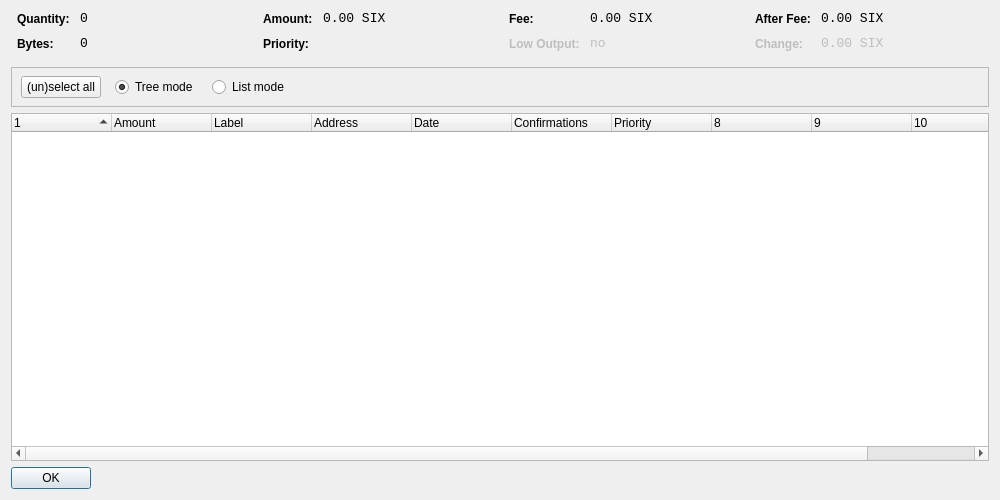
<?xml version="1.0" encoding="UTF-8"?>
<ui version="4.0">
 <class>CoinControlDialog</class>
 <widget class="QDialog" name="CoinControlDialog">
  <property name="geometry">
   <rect>
    <x>0</x>
    <y>0</y>
    <width>1000</width>
    <height>500</height>
   </rect>
  </property>
  <property name="windowTitle">
   <string>Coin Control</string>
  </property>
  <layout class="QVBoxLayout" name="verticalLayout">
   <item>
    <layout class="QHBoxLayout" name="horizontalLayoutTop" stretch="0,0,0,0">
     <property name="topMargin">
      <number>0</number>
     </property>
     <property name="bottomMargin">
      <number>10</number>
     </property>
     <item>
      <layout class="QFormLayout" name="formLayoutCoinControl1">
       <property name="horizontalSpacing">
        <number>10</number>
       </property>
       <property name="verticalSpacing">
        <number>10</number>
       </property>
       <property name="leftMargin">
        <number>6</number>
       </property>
       <property name="rightMargin">
        <number>6</number>
       </property>
       <item row="0" column="0">
        <widget class="QLabel" name="labelCoinControlQuantityText">
         <property name="styleSheet">
          <string notr="true">font-weight:bold;</string>
         </property>
         <property name="text">
          <string>Quantity:</string>
         </property>
        </widget>
       </item>
       <item row="0" column="1">
        <widget class="QLabel" name="labelCoinControlQuantity">
         <property name="font">
          <font>
           <family>Monospace</family>
           <pointsize>10</pointsize>
          </font>
         </property>
         <property name="cursor">
          <cursorShape>IBeamCursor</cursorShape>
         </property>
         <property name="contextMenuPolicy">
          <enum>Qt::ActionsContextMenu</enum>
         </property>
         <property name="text">
          <string notr="true">0</string>
         </property>
         <property name="textInteractionFlags">
          <set>Qt::LinksAccessibleByMouse|Qt::TextSelectableByKeyboard|Qt::TextSelectableByMouse</set>
         </property>
        </widget>
       </item>
       <item row="1" column="0">
        <widget class="QLabel" name="labelCoinControlBytesText">
         <property name="styleSheet">
          <string notr="true">font-weight:bold;</string>
         </property>
         <property name="text">
          <string>Bytes:</string>
         </property>
        </widget>
       </item>
       <item row="1" column="1">
        <widget class="QLabel" name="labelCoinControlBytes">
         <property name="font">
          <font>
           <family>Monospace</family>
           <pointsize>10</pointsize>
          </font>
         </property>
         <property name="cursor">
          <cursorShape>IBeamCursor</cursorShape>
         </property>
         <property name="contextMenuPolicy">
          <enum>Qt::ActionsContextMenu</enum>
         </property>
         <property name="text">
          <string notr="true">0</string>
         </property>
         <property name="textInteractionFlags">
          <set>Qt::LinksAccessibleByMouse|Qt::TextSelectableByKeyboard|Qt::TextSelectableByMouse</set>
         </property>
        </widget>
       </item>
      </layout>
     </item>
     <item>
      <layout class="QFormLayout" name="formLayoutCoinControl2">
       <property name="horizontalSpacing">
        <number>10</number>
       </property>
       <property name="verticalSpacing">
        <number>10</number>
       </property>
       <property name="leftMargin">
        <number>6</number>
       </property>
       <property name="rightMargin">
        <number>6</number>
       </property>
       <item row="0" column="0">
        <widget class="QLabel" name="labelCoinControlAmountText">
         <property name="styleSheet">
          <string notr="true">font-weight:bold;</string>
         </property>
         <property name="text">
          <string>Amount:</string>
         </property>
        </widget>
       </item>
       <item row="0" column="1">
        <widget class="QLabel" name="labelCoinControlAmount">
         <property name="font">
          <font>
           <family>Monospace</family>
           <pointsize>10</pointsize>
          </font>
         </property>
         <property name="cursor">
          <cursorShape>IBeamCursor</cursorShape>
         </property>
         <property name="contextMenuPolicy">
          <enum>Qt::ActionsContextMenu</enum>
         </property>
         <property name="text">
          <string notr="true">0.00 SIX</string>
         </property>
         <property name="textInteractionFlags">
          <set>Qt::LinksAccessibleByMouse|Qt::TextSelectableByKeyboard|Qt::TextSelectableByMouse</set>
         </property>
        </widget>
       </item>
       <item row="1" column="0">
        <widget class="QLabel" name="labelCoinControlPriorityText">
         <property name="styleSheet">
          <string notr="true">font-weight:bold;</string>
         </property>
         <property name="text">
          <string>Priority:</string>
         </property>
        </widget>
       </item>
       <item row="1" column="1">
        <widget class="QLabel" name="labelCoinControlPriority">
         <property name="font">
          <font>
           <family>Monospace</family>
           <pointsize>10</pointsize>
          </font>
         </property>
         <property name="cursor">
          <cursorShape>IBeamCursor</cursorShape>
         </property>
         <property name="contextMenuPolicy">
          <enum>Qt::ActionsContextMenu</enum>
         </property>
         <property name="text">
          <string/>
         </property>
         <property name="textInteractionFlags">
          <set>Qt::LinksAccessibleByMouse|Qt::TextSelectableByKeyboard|Qt::TextSelectableByMouse</set>
         </property>
        </widget>
       </item>
      </layout>
     </item>
     <item>
      <layout class="QFormLayout" name="formLayoutCoinControl3">
       <property name="horizontalSpacing">
        <number>10</number>
       </property>
       <property name="verticalSpacing">
        <number>10</number>
       </property>
       <property name="leftMargin">
        <number>6</number>
       </property>
       <property name="rightMargin">
        <number>6</number>
       </property>
       <item row="0" column="0">
        <widget class="QLabel" name="labelCoinControlFeeText">
         <property name="styleSheet">
          <string notr="true">font-weight:bold;</string>
         </property>
         <property name="text">
          <string>Fee:</string>
         </property>
        </widget>
       </item>
       <item row="0" column="1">
        <widget class="QLabel" name="labelCoinControlFee">
         <property name="font">
          <font>
           <family>Monospace</family>
           <pointsize>10</pointsize>
          </font>
         </property>
         <property name="cursor">
          <cursorShape>IBeamCursor</cursorShape>
         </property>
         <property name="contextMenuPolicy">
          <enum>Qt::ActionsContextMenu</enum>
         </property>
         <property name="text">
          <string notr="true">0.00 SIX</string>
         </property>
         <property name="textInteractionFlags">
          <set>Qt::LinksAccessibleByMouse|Qt::TextSelectableByKeyboard|Qt::TextSelectableByMouse</set>
         </property>
        </widget>
       </item>
       <item row="1" column="0">
        <widget class="QLabel" name="labelCoinControlLowOutputText">
         <property name="enabled">
          <bool>false</bool>
         </property>
         <property name="styleSheet">
          <string notr="true">font-weight:bold;</string>
         </property>
         <property name="text">
          <string>Low Output:</string>
         </property>
        </widget>
       </item>
       <item row="1" column="1">
        <widget class="QLabel" name="labelCoinControlLowOutput">
         <property name="enabled">
          <bool>false</bool>
         </property>
         <property name="font">
          <font>
           <family>Monospace</family>
           <pointsize>10</pointsize>
          </font>
         </property>
         <property name="cursor">
          <cursorShape>IBeamCursor</cursorShape>
         </property>
         <property name="contextMenuPolicy">
          <enum>Qt::ActionsContextMenu</enum>
         </property>
         <property name="text">
          <string notr="true">no</string>
         </property>
         <property name="textInteractionFlags">
          <set>Qt::LinksAccessibleByMouse|Qt::TextSelectableByKeyboard|Qt::TextSelectableByMouse</set>
         </property>
        </widget>
       </item>
      </layout>
     </item>
     <item>
      <layout class="QFormLayout" name="formLayoutCoinControl4">
       <property name="horizontalSpacing">
        <number>10</number>
       </property>
       <property name="verticalSpacing">
        <number>10</number>
       </property>
       <property name="leftMargin">
        <number>6</number>
       </property>
       <property name="rightMargin">
        <number>6</number>
       </property>
       <item row="0" column="0">
        <widget class="QLabel" name="labelCoinControlAfterFeeText">
         <property name="styleSheet">
          <string notr="true">font-weight:bold;</string>
         </property>
         <property name="text">
          <string>After Fee:</string>
         </property>
        </widget>
       </item>
       <item row="0" column="1">
        <widget class="QLabel" name="labelCoinControlAfterFee">
         <property name="font">
          <font>
           <family>Monospace</family>
           <pointsize>10</pointsize>
          </font>
         </property>
         <property name="cursor">
          <cursorShape>IBeamCursor</cursorShape>
         </property>
         <property name="contextMenuPolicy">
          <enum>Qt::ActionsContextMenu</enum>
         </property>
         <property name="text">
          <string notr="true">0.00 SIX</string>
         </property>
         <property name="textInteractionFlags">
          <set>Qt::LinksAccessibleByMouse|Qt::TextSelectableByKeyboard|Qt::TextSelectableByMouse</set>
         </property>
        </widget>
       </item>
       <item row="1" column="0">
        <widget class="QLabel" name="labelCoinControlChangeText">
         <property name="enabled">
          <bool>false</bool>
         </property>
         <property name="styleSheet">
          <string notr="true">font-weight:bold;</string>
         </property>
         <property name="text">
          <string>Change:</string>
         </property>
        </widget>
       </item>
       <item row="1" column="1">
        <widget class="QLabel" name="labelCoinControlChange">
         <property name="enabled">
          <bool>false</bool>
         </property>
         <property name="font">
          <font>
           <family>Monospace</family>
           <pointsize>10</pointsize>
          </font>
         </property>
         <property name="cursor">
          <cursorShape>IBeamCursor</cursorShape>
         </property>
         <property name="contextMenuPolicy">
          <enum>Qt::ActionsContextMenu</enum>
         </property>
         <property name="text">
          <string notr="true">0.00 SIX</string>
         </property>
         <property name="textInteractionFlags">
          <set>Qt::LinksAccessibleByMouse|Qt::TextSelectableByKeyboard|Qt::TextSelectableByMouse</set>
         </property>
        </widget>
       </item>
      </layout>
     </item>
    </layout>
   </item>
   <item>
    <widget class="QFrame" name="frame">
     <property name="minimumSize">
      <size>
       <width>0</width>
       <height>40</height>
      </size>
     </property>
     <property name="frameShape">
      <enum>QFrame::StyledPanel</enum>
     </property>
     <property name="frameShadow">
      <enum>QFrame::Sunken</enum>
     </property>
     <widget class="QWidget" name="horizontalLayoutWidget">
      <property name="geometry">
       <rect>
        <x>10</x>
        <y>0</y>
        <width>781</width>
        <height>41</height>
       </rect>
      </property>
      <layout class="QHBoxLayout" name="horizontalLayoutPanel" stretch="0,0,0,0,0">
       <property name="spacing">
        <number>14</number>
       </property>
       <item>
        <widget class="QPushButton" name="pushButtonSelectAll">
         <property name="sizePolicy">
          <sizepolicy hsizetype="Maximum" vsizetype="Fixed">
           <horstretch>0</horstretch>
           <verstretch>0</verstretch>
          </sizepolicy>
         </property>
         <property name="text">
          <string>(un)select all</string>
         </property>
        </widget>
       </item>
       <item>
        <widget class="QRadioButton" name="radioTreeMode">
         <property name="sizePolicy">
          <sizepolicy hsizetype="Maximum" vsizetype="Fixed">
           <horstretch>0</horstretch>
           <verstretch>0</verstretch>
          </sizepolicy>
         </property>
         <property name="text">
          <string>Tree mode</string>
         </property>
         <property name="checked">
          <bool>true</bool>
         </property>
        </widget>
       </item>
       <item>
        <widget class="QRadioButton" name="radioListMode">
         <property name="sizePolicy">
          <sizepolicy hsizetype="Maximum" vsizetype="Fixed">
           <horstretch>0</horstretch>
           <verstretch>0</verstretch>
          </sizepolicy>
         </property>
         <property name="text">
          <string>List mode</string>
         </property>
        </widget>
       </item>
       <item>
        <spacer name="horizontalSpacer">
         <property name="orientation">
          <enum>Qt::Horizontal</enum>
         </property>
         <property name="sizeHint" stdset="0">
          <size>
           <width>40</width>
           <height>20</height>
          </size>
         </property>
        </spacer>
       </item>
      </layout>
     </widget>
    </widget>
   </item>
   <item>
    <widget class="CoinControlTreeWidget" name="treeWidget">
     <property name="contextMenuPolicy">
      <enum>Qt::CustomContextMenu</enum>
     </property>
     <property name="sortingEnabled">
      <bool>false</bool>
     </property>
     <property name="columnCount">
      <number>11</number>
     </property>
     <attribute name="headerShowSortIndicator" stdset="0">
      <bool>true</bool>
     </attribute>
     <attribute name="headerStretchLastSection">
      <bool>false</bool>
     </attribute>
     <column>
      <property name="text">
       <string/>
      </property>
     </column>
     <column>
      <property name="text">
       <string>Amount</string>
      </property>
     </column>
     <column>
      <property name="text">
       <string>Label</string>
      </property>
     </column>
     <column>
      <property name="text">
       <string>Address</string>
      </property>
     </column>
     <column>
      <property name="text">
       <string>Date</string>
      </property>
     </column>
     <column>
      <property name="text">
       <string>Confirmations</string>
      </property>
      <property name="toolTip">
       <string>Confirmed</string>
      </property>
     </column>
     <column>
      <property name="text">
       <string>Priority</string>
      </property>
     </column>
     <column>
      <property name="text">
       <string/>
      </property>
     </column>
     <column>
      <property name="text">
       <string/>
      </property>
     </column>
     <column>
      <property name="text">
       <string/>
      </property>
     </column>
     <column>
      <property name="text">
       <string/>
      </property>
     </column>
    </widget>
   </item>
   <item>
    <widget class="QDialogButtonBox" name="buttonBox">
     <property name="sizePolicy">
      <sizepolicy hsizetype="Maximum" vsizetype="Fixed">
       <horstretch>0</horstretch>
       <verstretch>0</verstretch>
      </sizepolicy>
     </property>
     <property name="orientation">
      <enum>Qt::Horizontal</enum>
     </property>
     <property name="standardButtons">
      <set>QDialogButtonBox::Ok</set>
     </property>
    </widget>
   </item>
  </layout>
 </widget>
 <customwidgets>
  <customwidget>
   <class>CoinControlTreeWidget</class>
   <extends>QTreeWidget</extends>
   <header>coincontroltreewidget.h</header>
  </customwidget>
 </customwidgets>
 <resources/>
 <connections/>
</ui>
